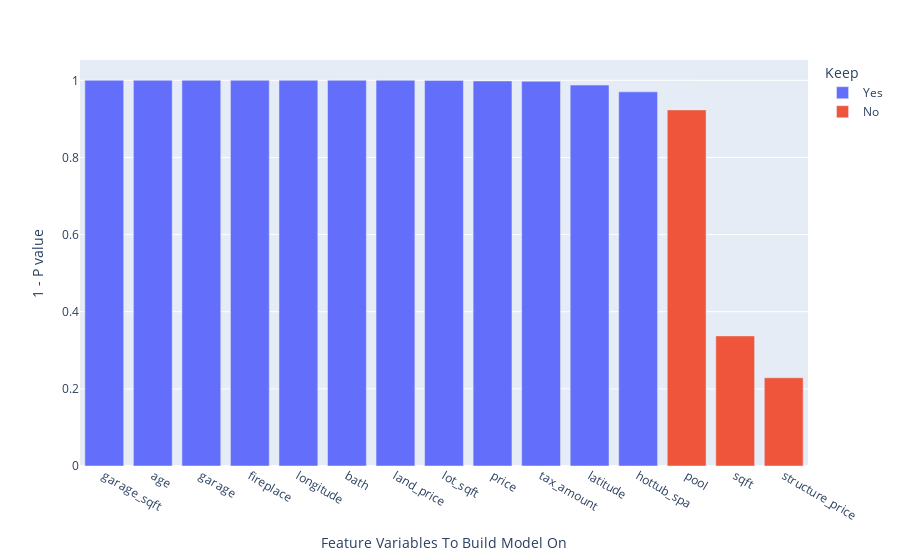

Write notebook code for a chart like this one.
### Code cell
ev.correlation_viz()

### Figure 1 — Plotly figure (JSON) as saved in the notebook; plotly's stock layout.template omitted (floating-point values rounded to 4 significant figures)
{"data": [{"alignmentgroup": "True", "customdata": [["Yes"], ["Yes"], ["Yes"], ["Yes"], ["Yes"], ["Yes"], ["Yes"], ["Yes"], ["Yes"], ["Yes"], ["Yes"], ["Yes"]], "hovertemplate": "Keep=%{customdata[0]}<br>Feature Variables To Build Model On=%{x}<br>1 - P value=%{y}<extra></extra>", "legendgroup": "Yes", "marker": {"color": "#636efa", "pattern": {"shape": ""}}, "name": "Yes", "offsetgroup": "Yes", "orientation": "v", "showlegend": true, "textposition": "auto", "type": "bar", "x": ["garage_sqft", "age", "garage", "fireplace", "longitude", "bath", "land_price", "lot_sqft", "price", "tax_amount", "latitude", "hottub_spa"], "xaxis": "x", "y": [1, 1, 1, 1.0, 1.0, 1.0, 0.9999, 0.9998, 0.9982, 0.9976, 0.9876, 0.97], "yaxis": "y"}, {"alignmentgroup": "True", "customdata": [["No"], ["No"], ["No"]], "hovertemplate": "Keep=%{customdata[0]}<br>Feature Variables To Build Model On=%{x}<br>1 - P value=%{y}<extra></extra>", "legendgroup": "No", "marker": {"color": "#EF553B", "pattern": {"shape": ""}}, "name": "No", "offsetgroup": "No", "orientation": "v", "showlegend": true, "textposition": "auto", "type": "bar", "x": ["pool", "sqft", "structure_price"], "xaxis": "x", "y": [0.9233, 0.3373, 0.2287], "yaxis": "y"}], "layout": {"autosize": true, "barmode": "relative", "legend": {"title": {"text": "Keep"}, "tracegroupgap": 0}, "margin": {"t": 60}, "xaxis": {"anchor": "y", "autorange": true, "domain": [0, 1], "range": [-0.5, 14.5], "title": {"text": "Feature Variables To Build Model On"}, "type": "category"}, "yaxis": {"anchor": "x", "autorange": true, "domain": [0, 1], "range": [0, 1.053], "title": {"text": "1 - P value"}, "type": "linear"}}}
